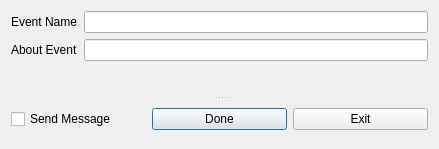
<?xml version="1.0" encoding="UTF-8"?>
<ui version="4.0">
 <class>NewEventDialog</class>
 <widget class="QDialog" name="NewEventDialog">
  <property name="geometry">
   <rect>
    <x>0</x>
    <y>0</y>
    <width>439</width>
    <height>149</height>
   </rect>
  </property>
  <property name="windowTitle">
   <string>New Event</string>
  </property>
  <property name="windowIcon">
   <iconset resource="resource.qrc">
    <normaloff>:/resource/icons/calendar icon.svg</normaloff>:/resource/icons/calendar icon.svg</iconset>
  </property>
  <layout class="QVBoxLayout" name="verticalLayout">
   <item>
    <widget class="QSplitter" name="splitter">
     <property name="orientation">
      <enum>Qt::Vertical</enum>
     </property>
     <widget class="QWidget" name="formLayoutWidget">
      <layout class="QFormLayout" name="formLayout">
       <item row="0" column="0">
        <widget class="QLabel" name="eventname_label">
         <property name="text">
          <string>Event Name</string>
         </property>
        </widget>
       </item>
       <item row="1" column="0">
        <widget class="QLabel" name="about_label">
         <property name="text">
          <string>About Event</string>
         </property>
        </widget>
       </item>
       <item row="0" column="1">
        <widget class="QLineEdit" name="eventname_input"/>
       </item>
       <item row="1" column="1">
        <widget class="QLineEdit" name="about_input"/>
       </item>
      </layout>
     </widget>
     <widget class="QWidget" name="layoutWidget">
      <layout class="QHBoxLayout" name="horizontalLayout">
       <item>
        <widget class="QCheckBox" name="sendmessage_checkbox">
         <property name="text">
          <string>Send Message</string>
         </property>
        </widget>
       </item>
       <item>
        <widget class="QPushButton" name="done_button">
         <property name="text">
          <string>Done</string>
         </property>
        </widget>
       </item>
       <item>
        <widget class="QPushButton" name="exit_button">
         <property name="text">
          <string>Exit</string>
         </property>
        </widget>
       </item>
      </layout>
     </widget>
    </widget>
   </item>
  </layout>
 </widget>
 <resources>
  <include location="resource.qrc"/>
 </resources>
 <connections/>
</ui>
